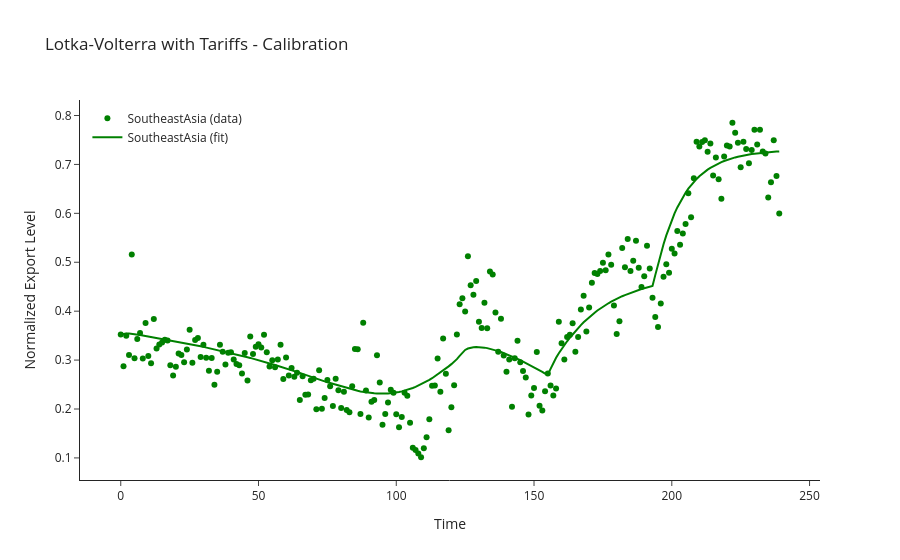

Here is the notebook cell this chart was saved with:
### Code cell
fig = go.Figure()
fig.add_trace(go.Scatter(x=t_data[:len(data[2])], y=data[2], mode='markers', name='SoutheastAsia (data)', marker=dict(color='green')))
fig.add_trace(go.Scatter(x=t_data, y=sol.y[2], mode='lines', name='SoutheastAsia (fit)', line=dict(color='green')))

fig.update_layout(
    title='Lotka-Volterra with Tariffs - Calibration',
    xaxis_title='Time',
    yaxis_title='Normalized Export Level',
    legend=dict(x=0.01, y=0.99),
    template='simple_white'
)
fig.show()

### Figure 1 — Plotly figure (JSON) as saved in the notebook; plotly's stock layout.template omitted (floating-point values rounded to 4 significant figures; data arrays with more than 128 entries replaced by an {"elided": "..."} marker saying what was removed)
{"data": [{"marker": {"color": "green"}, "mode": "markers", "name": "SoutheastAsia (data)", "type": "scatter", "x": {"elided": "240 int values"}, "y": {"elided": "240 float values"}}, {"line": {"color": "green"}, "mode": "lines", "name": "SoutheastAsia (fit)", "type": "scatter", "x": {"elided": "240 int values"}, "y": {"elided": "240 float values"}}], "layout": {"legend": {"x": 0.01, "y": 0.99}, "title": {"text": "Lotka-Volterra with Tariffs - Calibration"}, "xaxis": {"title": {"text": "Time"}}, "yaxis": {"title": {"text": "Normalized Export Level"}}}}
